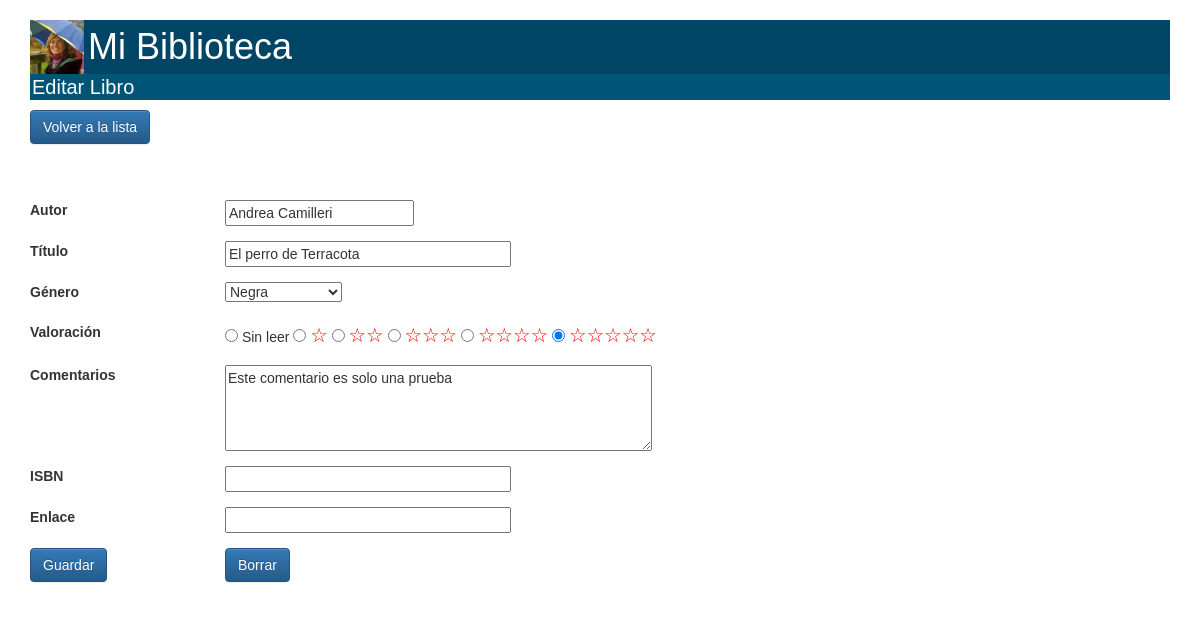
The page /src/app/biblioteca/editar.php?id=1 on the database its author committed.
### tables this page shows
CREATE TABLE IF NOT EXISTS `libro` (
`id` int(11) NOT NULL,
  `autor` varchar(255) NOT NULL,
  `titulo` varchar(255) NOT NULL,
  `comentarios` varchar(4000) NOT NULL,
  `valoracion` int(11) NOT NULL,
  `genero` varchar(64) NOT NULL,
  `fecha` timestamp NOT NULL DEFAULT CURRENT_TIMESTAMP,
  `isbn` varchar(13) DEFAULT NULL,
  `url` varchar(255) DEFAULT NULL
);

### src/app/biblioteca/form.php (the view, shortened to what this page needs)
<div class="form-group">
	<div class="col-md-2">
		<label>Autor</label>
	</div>
	<div class="col-md-10">
		<input name="autor" value="<?php echo $autor;?>" maxlength="255" list="autores"></input>
	</div>
</div>
<div class="form-group">
	<div class="col-md-2">
		<label>Título</label>
	</div>
	<div class="col-md-10">
		<input name="titulo"  maxlength="255" size="32" value="<?php echo $titulo;?>"></input>
	</div>
</div>
<div class="form-group">
	<div class="col-md-2">
		<label>Género</label>
	</div>
	<div class="col-md-10">
		<select name="genero" ">
			<?php
				$generos=[
					"",
					"Negra",
					"Fantástico",
					"Humor",
					"Aventura",
					"Histórica",
					"Narrativa",
					"Romántica",
					"Drama",
					"Ciencia Ficción",
					"Cuento",
					"Otros"
				];
				foreach($generos as $x) {
					echo "<option value='$x' ";
					if($genero==$x) {
						echo "selected";
					}
					echo ">${x}</option>";
				}
			?>
		</select>
	</div>
</div>
<div class="form-group">
	<div class="col-md-2">
		<label>Valoración</label></div>
	<div class="col-md-10"><?php
		for($x=0; $x<=5; $x++) {
			echo "<input type='radio' name='valoracion' ";
			if($x==$valoracion) {
				echo " checked ";
			}
			echo "value='$x' > ";
			if($x==0) {
				echo "Sin leer";
			} else {
				echo "<span class='valor'>";
				for($i=1; $i<=$x; $i++) {
					echo "☆";
				}
				echo "</span>";
			}
		}
		?>
	</div>
</div>
<div class="form-group">
	<div class="col-md-2">
		<label>Comentarios</label>
	</div>
	<div class="col-md-10">
		<textarea rows="4" cols="50"  maxlength="4000" name="comentarios"><?php echo $comentarios;?></textarea>
	</div>
</div>
<div class="form-group">
	<div class="col-md-2">
		<label>ISBN</label>
	</div>
	<div class="col-md-10">
		<input name="isbn"  maxlength="13" size="32" value="<?php echo $isbn;?>"></input>
	</div>
</div>
<div class="form-group">
	<div class="col-md-2">
		<label>Enlace</label>
	</div>
	<div class="col-md-10">
		<input name="url"  maxlength="255" size="32" value="<?php echo $url;?>"></input>
	</div>
</div>

### src/app/biblioteca/estilos.css (style rules this page uses)
body { font-family: sans-serif; }
.valor { font-size: 140%; color: red; }

### rows shown on the page
libro: autor "Andrea Camilleri", titulo "El perro de Terracota", genero "Negra", valoracion "☑", comentarios "Este comentario es solo una prueba"
